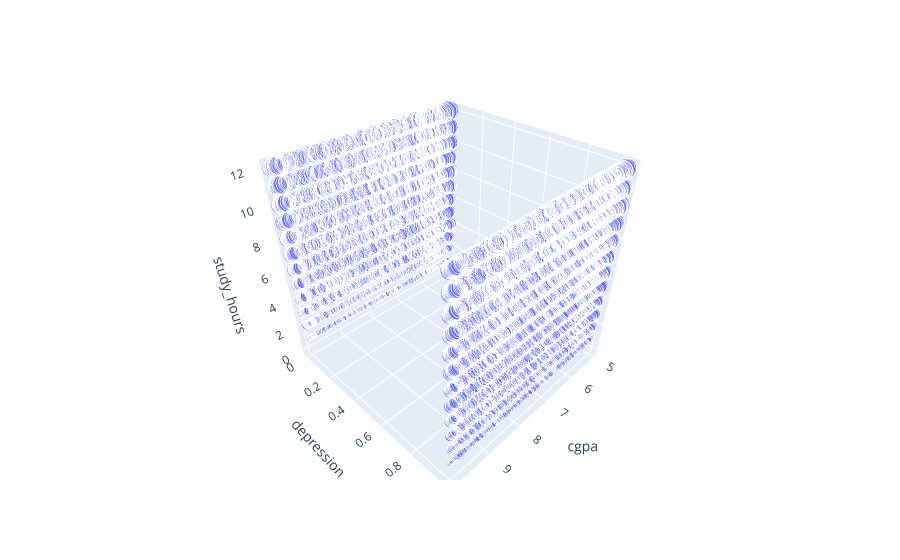

Notebook source saved alongside this figure:
### Markdown cell above
Observations:
1. The dots float up into the air, spreading out vertically based on study hours
2. Spaces between dots increase
3. Curse of dimensionality is present with sample size

### Code cell
## Visualize 3 Features
col_cod_X = 'cgpa'
col_cod_y = col_y
col_cod_z = 'study_hours'

fig = px.scatter_3d(df_cod, 
                    x=col_cod_X, 
                    y=col_cod_y, 
                    z=col_cod_z,
                    size=col_cod_z)
fig.show()

### Figure 1 — Plotly figure (JSON) as saved in the notebook; plotly's stock layout.template omitted (floating-point values rounded to 4 significant figures; data arrays with more than 128 entries replaced by an {"elided": "..."} marker saying what was removed)
{"data": [{"hovertemplate": "cgpa=%{x}<br>depression=%{y}<br>study_hours=%{marker.size}<extra></extra>", "legendgroup": "", "marker": {"color": "#636efa", "size": {"elided": "21770 float values"}, "sizemode": "area", "sizeref": 0.03, "symbol": "circle"}, "mode": "markers", "name": "", "scene": "scene", "showlegend": false, "type": "scatter3d", "x": {"elided": "21770 float values"}, "y": {"elided": "21770 int values"}, "z": {"elided": "21770 float values"}}], "layout": {"legend": {"itemsizing": "constant", "tracegroupgap": 0}, "margin": {"t": 60}, "scene": {"domain": {"x": [0, 1], "y": [0, 1]}, "xaxis": {"title": {"text": "cgpa"}}, "yaxis": {"title": {"text": "depression"}}, "zaxis": {"title": {"text": "study_hours"}}}}}
